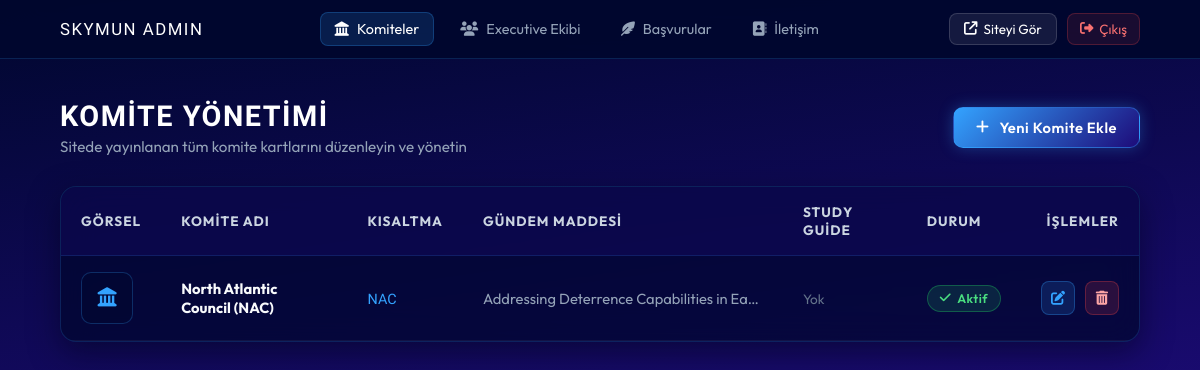
/admin/committees.php (signed in), run on the app's committed database.
### tables this page shows
CREATE TABLE IF NOT EXISTS `committees` (
  `id` INT(11) NOT NULL AUTO_INCREMENT,
  `title` VARCHAR(255) NOT NULL,
  `short_name` VARCHAR(50) DEFAULT NULL,
  `agenda` TEXT DEFAULT NULL,
  `description` LONGTEXT DEFAULT NULL,
  `cover_image` VARCHAR(255) DEFAULT NULL,
  `study_guide` VARCHAR(255) DEFAULT NULL,
  `member1_name` VARCHAR(150) DEFAULT NULL,
  `member1_title` VARCHAR(150) DEFAULT NULL,
  `member1_image` VARCHAR(255) DEFAULT NULL,
  `member2_name` VARCHAR(150) DEFAULT NULL,
  `member2_title` VARCHAR(150) DEFAULT NULL,
  `member2_image` VARCHAR(255) DEFAULT NULL,
  `member3_name` VARCHAR(150) DEFAULT NULL,
  `member3_title` VARCHAR(150) DEFAULT NULL,
  `member3_image` VARCHAR(255) DEFAULT NULL,
  `status` TINYINT(1) DEFAULT 1,
  `sort_order` INT(11) DEFAULT 0,
  `created_at` TIMESTAMP NOT NULL DEFAULT CURRENT_TIMESTAMP,
  PRIMARY KEY (`id`)
);

### config.php (called while the page is built, shortened)
<?php
$pdo = null;
try {
    $dsn = "mysql:host=" . DB_HOST . ";port=" . DB_PORT . ";dbname=" . DB_NAME . ";charset=" . DB_CHARSET;
    $options = [
        PDO::ATTR_ERRMODE            => PDO::ERRMODE_EXCEPTION,
        PDO::ATTR_DEFAULT_FETCH_MODE => PDO::FETCH_ASSOC,
        PDO::ATTR_EMULATE_PREPARES   => false,
    ];
    $pdo = new PDO($dsn, DB_USER, DB_PASS, $options);
} catch (PDOException $e) {
    $db_error = $e->getMessage();
    try {
        $dsnFallback = "mysql:host=" . DB_HOST . ";port=" . DB_PORT . ";charset=" . DB_CHARSET;
        $pdo = new PDO($dsnFallback, DB_USER, DB_PASS, [
            PDO::ATTR_ERRMODE            => PDO::ERRMODE_EXCEPTION,
            PDO::ATTR_DEFAULT_FETCH_MODE => PDO::FETCH_ASSOC,
            PDO::ATTR_EMULATE_PREPARES   => false,
        ]);
        $pdo->exec("CREATE DATABASE IF NOT EXISTS `" . DB_NAME . "` CHARACTER SET utf8mb4 COLLATE utf8mb4_unicode_ci");
        $pdo->exec("USE `" . DB_NAME . "`");
        $db_error = '';
    } catch (PDOException $eFallback) {
        $db_error = $eFallback->getMessage();
        $pdo = null;
    }
}
function init_skymun_tables() {
    global $pdo, $last_sql_error;
    if ($pdo) {
        try {
            $sql = "CREATE TABLE IF NOT EXISTS `committees` (
                `id` INT AUTO_INCREMENT PRIMARY KEY,
                `title` VARCHAR(255) NOT NULL,
                `short_name` VARCHAR(50) NULL,
                `agenda` TEXT NULL,
                `description` LONGTEXT NULL,
                `cover_image` VARCHAR(255) NULL,
                `study_guide` VARCHAR(255) NULL,
                `member1_name` VARCHAR(150) NULL,
                `member1_title` VARCHAR(150) NULL,
                `member1_image` VARCHAR(255) NULL,
                `member2_name` VARCHAR(150) NULL,
                `member2_title` VARCHAR(150) NULL,
                `member2_image` VARCHAR(255) NULL,
                `member3_name` VARCHAR(150) NULL,
                `member3_title` VARCHAR(150) NULL,
                `member3_image` VARCHAR(255) NULL,
                `status` TINYINT(1) DEFAULT 1,
                `sort_order` INT DEFAULT 0,
                `created_at` TIMESTAMP DEFAULT CURRENT_TIMESTAMP
            ) ENGINE=InnoDB DEFAULT CHARSET=utf8mb4 COLLATE=utf8mb4_unicode_ci;";
            $pdo->exec($sql);
            $sqlExecutives = "CREATE TABLE IF NOT EXISTS `executives` (
                `id` INT AUTO_INCREMENT PRIMARY KEY,
                `name` VARCHAR(150) NOT NULL,
                `title` VARCHAR(150) NOT NULL,
                `image` VARCHAR(255) NULL,
                `status` TINYINT(1) DEFAULT 1,
                `sort_order` INT DEFAULT 0,
                `created_at` TIMESTAMP DEFAULT CURRENT_TIMESTAMP
            ) ENGINE=InnoDB DEFAULT CHARSET=utf8mb4 COLLATE=utf8mb4_unicode_ci;";
            $pdo->exec($sqlExecutives);
            $sqlApplications = "CREATE TABLE IF NOT EXISTS `applications` (
                `id` INT AUTO_INCREMENT PRIMARY KEY,
                `title` VARCHAR(150) NOT NULL,
                `price` VARCHAR(100) NULL,
                `apply_url` VARCHAR(500) NOT NULL,
                `description` TEXT NULL,
                `status` TINYINT(1) DEFAULT 1,
                `sort_order` INT DEFAULT 0,
                `created_at` TIMESTAMP DEFAULT CURRENT_TIMESTAMP
            ) ENGINE=InnoDB DEFAULT CHARSET=utf8mb4 COLLATE=utf8mb4_unicode_ci;";
            $pdo->exec($sqlApplications);
            $sqlContactSettings = "CREATE TABLE IF NOT EXISTS `contact_settings` (
                `id` INT AUTO_INCREMENT PRIMARY KEY,
                `channel_key` VARCHAR(50) UNIQUE NOT NULL,
                `channel_title` VARCHAR(100) NOT NULL,
                `channel_value` VARCHAR(255) NULL,
                `status` TINYINT(1) DEFAULT 1,
                `created_at` TIMESTAMP DEFAULT CURRENT_TIMESTAMP
            ) ENGINE=InnoDB DEFAULT CHARSET=utf8mb4 COLLATE=utf8mb4_unicode_ci;";
            $pdo->exec($sqlContactSettings);
            $pdo->exec("INSERT INTO `contact_settings` (`channel_key`, `channel_title`, `channel_value`, `status`) VALUES
                ('instagram', 'Instagram', '#', 1),
                ('mail', 'E-Mail', 'info@example.com', 1),
                ('phone', 'Phone Support', 'Direct Contacts', 0),
                ('tiktok', 'TikTok', '#', 1)
                ON DUPLICATE KEY UPDATE `channel_title`=VALUES(`channel_title`);");
            $sqlContactPhones = "CREATE TABLE IF NOT EXISTS `contact_phones` (
                `id` INT AUTO_INCREMENT PRIMARY KEY,
                `name` VARCHAR(150) NOT NULL,
                `title` VARCHAR(150) NOT NULL,
                `phone_number` VARCHAR(50) NOT NULL,
                `status` TINYINT(1) DEFAULT 1,
                `sort_order` INT DEFAULT 0,
                `created_at` TIMESTAMP DEFAULT CURRENT_TIMESTAMP
            ) ENGINE=InnoDB DEFAULT CHARSET=utf8mb4 COLLATE=utf8mb4_unicode_ci;";
            $pdo->exec($sqlContactPhones);
            $countCom = $pdo->query("SELECT COUNT(*) FROM `committees`")->fetchColumn();
            $countExec = $pdo->query("SELECT COUNT(*) FROM `executives`")->fetchColumn();
            $countApp = $pdo->query("SELECT COUNT(*) FROM `applications`")->fetchColumn();
        } catch (PDOException $e) {
            $last_sql_error = "Tablo oluşturma hatası: " . $e->getMessage();
            error_log($last_sql_error);
        }
    }
}
function get_all_committees($only_active = false) {
    global $pdo;
    init_skymun_tables();
    try {
        $sql = "SELECT * FROM `committees`";
        $sql .= " ORDER BY `sort_order` ASC, `id` DESC";
        $stmt = $pdo->query($sql);
        return $stmt->fetchAll() ?: [];
    } catch (PDOException $e) {
        error_log("SQL get_all_committees Hatası: " . $e->getMessage());
        return [];
    }
}

### admin/committees.php (the view, shortened to what this page needs)
<?php
require_once __DIR__ . '/../config.php';
$committees = get_all_committees(false);
?>
<!DOCTYPE html>
<html lang="tr">
<head>
    <link rel="stylesheet" href="https://cdnjs.cloudflare.com/ajax/libs/font-awesome/6.5.1/css/all.min.css" />
</head>
<body>
<?php require_once __DIR__ . '/nav.php'; ?>
<div class="container">
    <div class="page-header">
        <div>
            <h1 class="page-title">KOMİTE YÖNETİMİ</h1>
            <p class="page-subtitle">Sitede yayınlanan tüm komite kartlarını düzenleyin ve yönetin</p>
        </div>
        <a href="committee-edit.php" class="btn-primary">
            <i class="fa-solid fa-plus"></i> Yeni Komite Ekle
        </a>
    </div>
    <div class="table-card">
        <?php if (empty($committees)): ?>
            <div class="empty-state">
                <i class="fa-solid fa-folder-open"></i>
                <h3>Henüz hiç komite eklenmemiş.</h3>
                <p style="margin-top:8px;">İlk komitenizi eklemek için yukarıdaki "Yeni Komite Ekle" butonunu kullanabilirsiniz.</p>
            </div>
        <?php else: ?>
            <div class="desktop-table-view">
                <table class="admin-table">
                    <thead>
                        <tr>
                            <th style="width: 70px;">Görsel</th>
                            <th>Komite Adı</th>
                            <th>Kısaltma</th>
                            <th>Gündem Maddesi</th>
                            <th>Study Guide</th>
                            <th>Durum</th>
                            <th style="width: 110px; text-align: right;">İşlemler</th>
                        </tr>
                    </thead>
                    <tbody>
                        <?php foreach ($committees as $com): ?>
                            <tr>
                                <td>
                                    <?php if (!empty($com['cover_image']) && file_exists(__DIR__ . '/../' . $com['cover_image'])): ?>
                                        <img src="../<?= htmlspecialchars($com['cover_image']) ?>" class="thumb-preview" alt="Kapak">
                                    <?php else: ?>
                                        <div class="thumb-preview" style="display:flex;align-items:center;justify-content:center;color:#33a3ff;font-size:1.2rem;">
                                            <i class="fa-solid fa-landmark"></i>
                                        </div>
                                    <?php endif; ?>
                                </td>
                                <td>
                                    <strong><?= htmlspecialchars($com['title']) ?></strong>
                                </td>
                                <td>
                                    <span style="font-family:var(--font-logo);color:var(--color-primary);font-size:0.9rem;">
                                        <?= htmlspecialchars($com['short_name'] ?? '-') ?>
                                    </span>
                                </td>
                                <td style="max-width: 320px; white-space: nowrap; overflow: hidden; text-overflow: ellipsis; color:#94a3b8;">
                                    <?= htmlspecialchars($com['agenda'] ?? '-') ?>
                                </td>
                                <td>
                                    <?php if (!empty($com['study_guide']) && file_exists(__DIR__ . '/../' . $com['study_guide'])): ?>
                                        <a href="../<?= htmlspecialchars($com['study_guide']) ?>" download style="color:#38bdf8;font-size:0.85rem;display:inline-flex;align-items:center;gap:6px;">
                                            <i class="fa-solid fa-file-pdf"></i> İndir
                                        </a>
                                    <?php else: ?>
                                        <span style="color:#64748b;font-size:0.85rem;">Yok</span>
                                    <?php endif; ?>
                                </td>
                                <td>
                                    <a href="?action=toggle&id=<?= $com['id'] ?>"
                                       class="badge-status <?= ($com['status'] == 1) ? 'badge-active' : 'badge-inactive' ?>"
                                       title="Durumu değiştirmek için tıklayın">
                                        <i class="fa-solid <?= ($com['status'] == 1) ? 'fa-check' : 'fa-xmark' ?>"></i>
                                        <?= ($com['status'] == 1) ? 'Aktif' : 'Pasif' ?>
                                    </a>
                                </td>
                                <td>
                                    <div class="action-btns" style="justify-content: flex-end;">
                                        <a href="committee-edit.php?id=<?= $com['id'] ?>" class="btn-action btn-edit" title="Düzenle">
                                            <i class="fa-solid fa-pen-to-square"></i>
                                        </a>
                                        <a href="?action=delete&id=<?= $com['id'] ?>"
                                           class="btn-action btn-delete"
                                           title="Sil"
                                           onclick="return confirm('Bu komiteyi silmek istediğinize emin misiniz?');">
                                            <i class="fa-solid fa-trash-can"></i>
                                        </a>
                                    </div>
                                </td>
                            </tr>
                        <?php endforeach; ?>
                    </tbody>
                </table>
            </div>
        <?php endif; ?>
    </div>
</div>
</body>
</html>

### admin/committees.php (style rules this page uses)
:root { --color-primary: #33a3ff; --color-navy: #00072e; --color-purple: #1d0b79; --color-navy-dark: #00041a; --font-main: 'Outfit', sans-serif; --font-logo: 'Michorama', sans-serif; --ease-smooth: cubic-bezier(0.16, 1, 0.3, 1); }
* { margin: 0; padding: 0; box-sizing: border-box; }
body { font-family: var(--font-main); background-color: var(--color-navy); background-image: linear-gradient(172deg, #00072e 0%, #1d0b79 65%, #00041a 100%); min-height: 100vh; color: #f8fafc; padding-bottom: 60px; }
.container { width: 90%; max-width: 1200px; margin: 40px auto 0; }
.page-header { display: flex; justify-content: space-between; align-items: center; margin-bottom: 30px; flex-wrap: wrap; gap: 16px; }
.page-title { font-family: var(--font-logo); font-size: 1.8rem; color: #ffffff; letter-spacing: 1.5px; }
.page-subtitle { color: #94a3b8; font-size: 0.95rem; margin-top: 4px; }
.btn-primary { display: inline-flex; align-items: center; gap: 10px; padding: 10px 22px; background: linear-gradient(135deg, #33a3ff 0%, #1d0b79 100%); border: 1px solid rgba(51, 163, 255, 0.4); border-radius: 10px; color: #ffffff; font-weight: 600; text-decoration: none; font-size: 0.92rem; letter-spacing: 0.5px; box-shadow: 0 0 15px rgba(51, 163, 255, 0.3); transition: all 0.3s ease; }
.table-card { background: rgba(0, 7, 46, 0.7); border: 1px solid rgba(51, 163, 255, 0.18); border-radius: 16px; overflow: hidden; box-shadow: 0 10px 30px rgba(0, 4, 26, 0.5); backdrop-filter: blur(16px); }
table.admin-table { width: 100%; border-collapse: collapse; text-align: left; }
table.admin-table th { background: rgba(29, 11, 121, 0.3); padding: 16px 20px; color: #cbd5e1; font-size: 0.85rem; letter-spacing: 1px; text-transform: uppercase; border-bottom: 1px solid rgba(51, 163, 255, 0.15); }
table.admin-table td { padding: 16px 20px; border-bottom: 1px solid rgba(255, 255, 255, 0.05); color: #f8fafc; font-size: 0.92rem; vertical-align: middle; }
.thumb-preview { width: 52px; height: 52px; border-radius: 10px; object-fit: cover; border: 1px solid rgba(51, 163, 255, 0.25); background: rgba(0, 7, 46, 0.5); }
.badge-status { display: inline-flex; align-items: center; gap: 6px; padding: 5px 12px; border-radius: 999px; font-size: 0.78rem; font-weight: 600; letter-spacing: 0.5px; text-decoration: none; transition: all 0.25s ease; }
.badge-active { background: rgba(34, 197, 94, 0.15); border: 1px solid rgba(34, 197, 94, 0.35); color: #4ade80; }
.action-btns { display: flex; align-items: center; gap: 10px; }
.btn-action { width: 34px; height: 34px; border-radius: 8px; display: flex; align-items: center; justify-content: center; color: #ffffff; text-decoration: none; font-size: 0.88rem; transition: all 0.25s ease; }
.btn-edit { background: rgba(51, 163, 255, 0.15); border: 1px solid rgba(51, 163, 255, 0.3); color: #33a3ff; }
.btn-delete { background: rgba(239, 68, 68, 0.15); border: 1px solid rgba(239, 68, 68, 0.3); color: #fca5a5; }

### admin/nav.php (style rules this page uses)
button, a { -webkit-tap-highlight-color: transparent; touch-action: manipulation; }

### data on the page
committees: title "North Atlantic Council (NAC)", short_name "NAC", agenda "Addressing Deterrence Capabilities in Ea…", study_guide "Yok", status 1 (drawn)
